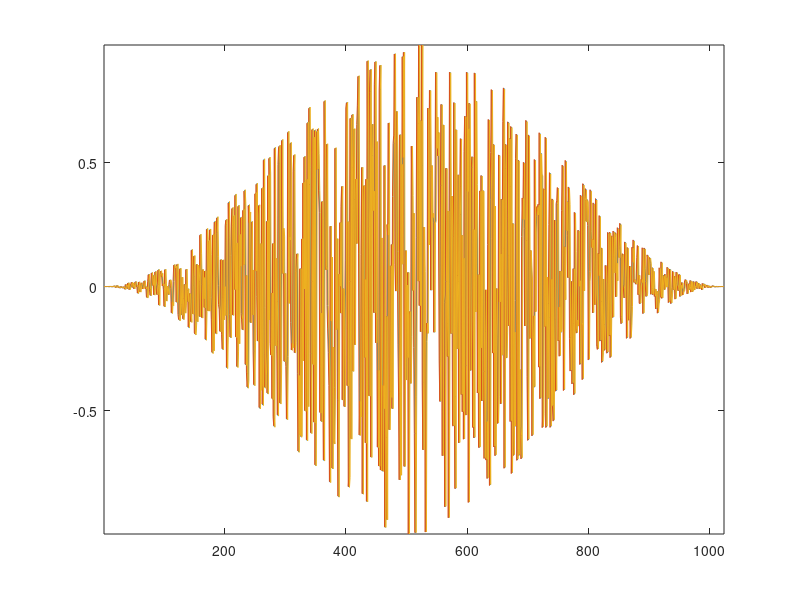
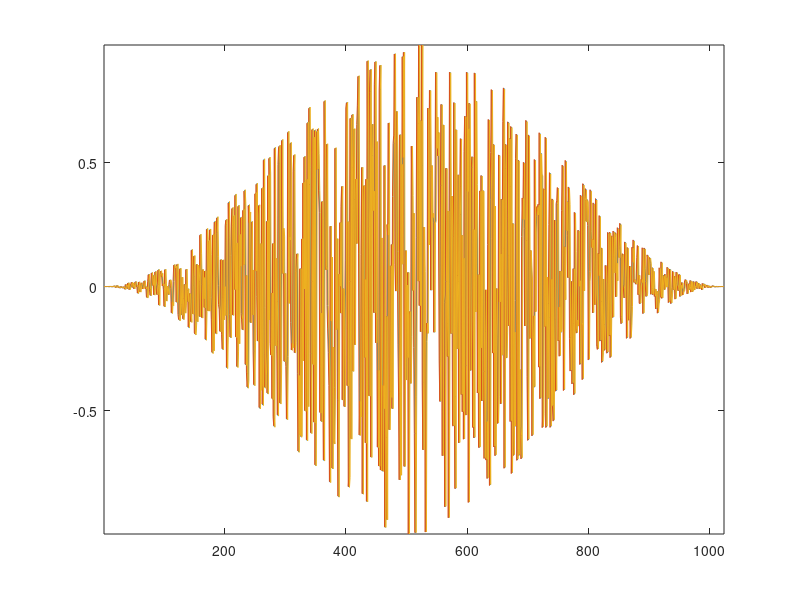

Source code (MATLAB) for these figures, in order:
rng(1)
fftLen = 1024;
actualWnd = hann(fftLen, 'periodic');
halfLen = fftLen / 2 + 1;
sig = (rand(fftLen, 1) - 0.5) * 2;
% sig = ones(fftLen, 1);
%% Hann in frequency domain without input being shifted by fftshift
x_fft1 = fft(sig);
fWnd1 = 0.5 * (x_fft1 - 0.5 * circshift(x_fft1, 1) - 0.5 * circshift(x_fft1, -1));
sig2 = real(ifft(fWnd1));
%% Hann in frequency domain without 1 sample delayed input being shifted by fftshift
phaseShifter1 = 0.5 * exp(1i * (2*pi*(0:fftLen-1)/fftLen).');
phaseShifter2 = 0.5 * exp(-1i * (2*pi/fftLen).');
phaseShifter3 = 0.5 * exp(1i * (2*pi/fftLen).');
phaseShifter4 = 0.5 * exp(-1i * (2*pi*(0:fftLen-1)/fftLen).');
phaseShifter5 = 0.5 * exp(1i * (2*pi/fftLen).');
phaseShifter6 = 0.5 * exp(-1i * (2*pi/fftLen).');
fWnd2 = phaseShifter1 .* (x_fft1 - phaseShifter2 .* circshift(x_fft1, 1) - phaseShifter3 .* circshift(x_fft1, -1));
sig3 = real(ifft(fWnd2));
fWnd3 = phaseShifter4 .* (x_fft1 - phaseShifter5 .* circshift(x_fft1, 1) - phaseShifter6 .* circshift(x_fft1, -1));
sig4 = real(ifft(fWnd3));
figure(1)
plot(sig2);
hold on
plot(sig3);
plot(sig4);
hold off
axis tight;
%% Prepare a fftshifted input
x_fft2 = fft(fftshift(sig));
%% Hann in frequency domain with input being shifted by fftshift
q_fft_frameinv = 0.5 * (x_fft2 + 0.5 * circshift(x_fft2, 1) + 0.5 * circshift(x_fft2, -1));
sig4 = real(ifft(q_fft_frameinv));
%% Hann in frequency domain with 1 sample delayed input being shifted by fftshift
q_fft_frameinv2 = phaseShifter1 .* (x_fft2 + phaseShifter2 .* circshift(x_fft2, 1) + phaseShifter3 .* circshift(x_fft2, -1));
sig5 = real(ifft(q_fft_frameinv2));
q_fft_frameinv3 = phaseShifter4 .* (x_fft2 + phaseShifter5 .* circshift(x_fft2, 1) + phaseShifter6 .* circshift(x_fft2, -1));
sig6 = real(ifft(q_fft_frameinv3));
figure(2)
plot(ifftshift(sig4))
hold on
plot(ifftshift(sig5))
plot(ifftshift(sig6))
hold off
axis tight;